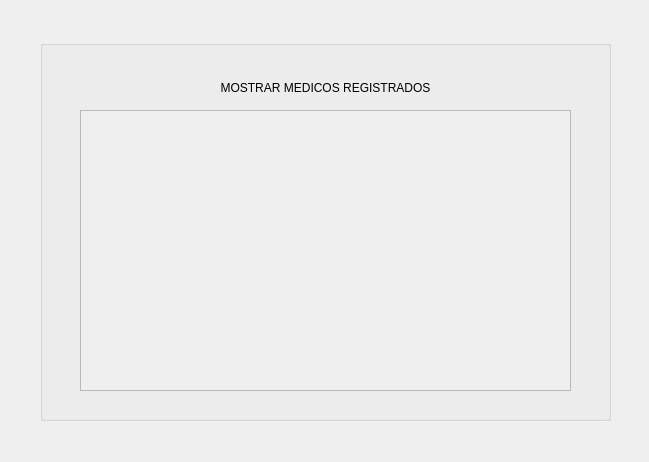
<?xml version="1.0" encoding="UTF-8"?>
<ui version="4.0">
 <class>mostrarMedicoGui</class>
 <widget class="QDialog" name="mostrarMedicoGui">
  <property name="geometry">
   <rect>
    <x>0</x>
    <y>0</y>
    <width>649</width>
    <height>462</height>
   </rect>
  </property>
  <property name="windowTitle">
   <string>Dialog</string>
  </property>
  <widget class="QGroupBox" name="groupBox">
   <property name="geometry">
    <rect>
     <x>40</x>
     <y>40</y>
     <width>571</width>
     <height>381</height>
    </rect>
   </property>
   <property name="title">
    <string/>
   </property>
   <widget class="QLabel" name="label">
    <property name="geometry">
     <rect>
      <x>60</x>
      <y>40</y>
      <width>451</width>
      <height>16</height>
     </rect>
    </property>
    <property name="text">
     <string>MOSTRAR MEDICOS REGISTRADOS</string>
    </property>
    <property name="alignment">
     <set>Qt::AlignCenter</set>
    </property>
   </widget>
   <widget class="QScrollArea" name="scrollArea">
    <property name="geometry">
     <rect>
      <x>40</x>
      <y>70</y>
      <width>491</width>
      <height>281</height>
     </rect>
    </property>
    <property name="widgetResizable">
     <bool>true</bool>
    </property>
    <widget class="QWidget" name="scrollAreaWidgetContents">
     <property name="geometry">
      <rect>
       <x>0</x>
       <y>0</y>
       <width>489</width>
       <height>279</height>
      </rect>
     </property>
    </widget>
   </widget>
  </widget>
 </widget>
 <resources/>
 <connections/>
</ui>
